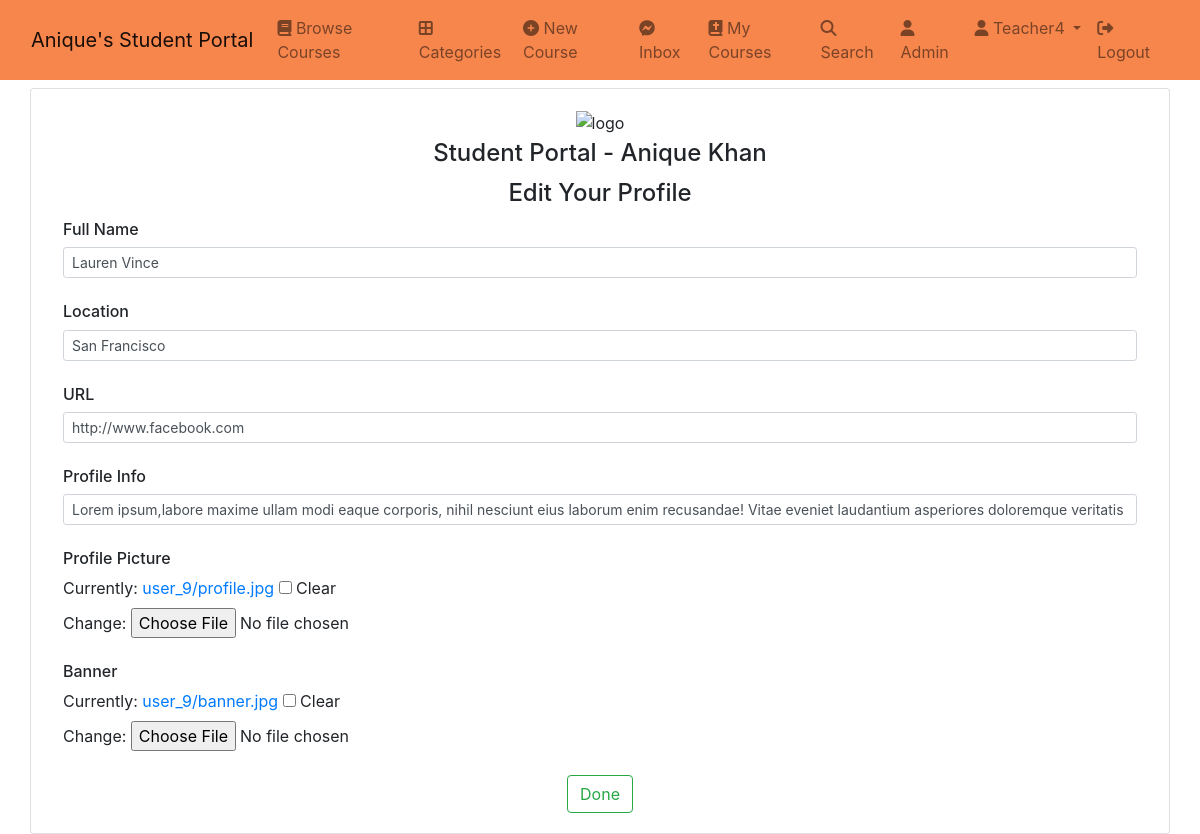
The page /user/profile/edit (signed in) on the database its author committed.
### authy/models.py (models this page shows, shortened)
class Profile(models.Model):
	user = models.OneToOneField(User, on_delete=models.CASCADE, related_name='profile')
	full_name = models.CharField(max_length=50, null=True, blank=True)
	location = models.CharField(max_length=50, null=True, blank=True)
	url = models.CharField(max_length=80, null=True, blank=True)
	profile_info = models.TextField(max_length=1500, null=True, blank=True)
	created = models.DateField(auto_now_add=True)
	picture = models.ImageField(upload_to=user_directory_path_profile, blank=True, null=True, verbose_name='Picture')
	banner = models.ImageField(upload_to=user_directory_path_banner, blank=True, null=True, verbose_name='Banner')

### authy/views.py (the view)
# urls.py: path('profile/edit', EditProfile, name='edit-profile'),
@login_required
def EditProfile(request):
    profile = Profile.objects.filter(user=request.user).first()
    if request.method == 'POST':
        form = EditProfileForm(request.POST, request.FILES, instance=profile)
        if form.is_valid():
            profile.picture = form.cleaned_data.get('picture')
            profile.full_name = form.cleaned_data.get('full_name')
            profile.banner = form.cleaned_data.get('banner')
            profile.location = form.cleaned_data.get('location')
            profile.url = form.cleaned_data.get('url')
            profile.profile_info = form.cleaned_data.get('profile_info')
            profile.save()
            return redirect('user-profile',username=request.user.username)
    else:
        form = EditProfileForm(instance=profile)
    context = {
        'form': form,
    }
    return render(request, 'registration/edit_profile.html', context)

### authy/forms.py
class EditProfileForm(forms.ModelForm):
    full_name = forms.CharField(
        widget=forms.TextInput(attrs={"class":"form-control form-control-sm"}), max_length=50, required=False)
    picture = forms.ImageField(required=False)
    banner = forms.ImageField(required=False)
    location = forms.CharField(
        widget=forms.TextInput(attrs={"class":"form-control form-control-sm"}), max_length=25, required=False)
    url = forms.URLField(widget=forms.TextInput(attrs={"class":"form-control form-control-sm"}),
                         max_length=60, required=False)
    profile_info = forms.CharField(
        widget=forms.TextInput(attrs={"class":"form-control form-control-sm"}), max_length=260, required=False)
    class Meta:
        model = Profile
        fields = ('picture', 'banner',
                  'full_name', 'location', 'url', 'profile_info')

### student_portal/templates/registration/edit_profile.html (shortened to what this page needs)
{% extends 'base.html' %}{% block content %}
<div class="container mt-2">
  <div class="row">
    <div class="card w-100">
      <div class="card-body">
        <div class="text-center">
          <img
            src="https://mdbcdn.b-cdn.net/img/Photos/new-templates/bootstrap-login-form/lotus.webp"
            style="width: 185px"
            alt="logo"
          />
          <h4 class="mt-1 mb-2 pb-1">Student Portal - Anique Khan</h4>
          <h4 class="pb-1">Edit Your Profile</h4>
        </div>
        <form method="post" action="" role="form" enctype="multipart/form-data">
          <div class="form-outline mb-4">
            <h6 class="form-label" for="form2Example11">Full Name</h6>
            {{ form.full_name }}
          </div>
          <div class="form-outline mb-4">
            <h6 class="form-label" for="form2Example11">Location</h6>
            {{ form.location }}
          </div>
          <div class="form-outline mb-4">
            <h6 class="form-label" for="form2Example11">URL</h6>
            {{ form.url }}
          </div>
          <div class="form-outline mb-4">
            <h6 class="form-label" for="form2Example11">Profile Info</h6>
            {{ form.profile_info }}
          </div>
          <div class="form-outline mb-4">
            <h6 class="form-label" for="form2Example11">Profile Picture</h6>
            {{ form.picture }}
          </div>
          <div class="form-outline mb-4">
            <h6 class="form-label" for="form2Example11">Banner</h6>
            {{ form.banner }}
          </div>
          <div class="text-center">
            <button type="submit" class="btn btn-outline-success">Done</button>
          </div>
        </form>
      </div>
    </div>
  </div>
</div>
{% endblock content %}

### student_portal/templates/base.html (shortened to what this page needs)
{% load static %}
<!DOCTYPE html>
<html lang="en">
  <head>
    <link
      href="https://cdn.jsdelivr.net/npm/bootstrap@5.0.2/dist/css/bootstrap.min.css"
      rel="stylesheet"
    />
    <link
      rel="stylesheet"
      href="https://cdnjs.cloudflare.com/ajax/libs/font-awesome/6.1.1/css/all.min.css"
    />
    <link
      rel="stylesheet"
      href="https://stackpath.bootstrapcdn.com/bootstrap/4.3.1/css/bootstrap.min.css"
    />
  </head>
  <body>
    <nav
      class="navbar navbar-expand-lg navbar-light"
      style="background: #f7864d"
    >
      <div class="container-fluid">
        <a class="navbar-brand" href="{% url 'index' %}"
          >Anique's Student Portal</a
        >
        <div class="collapse navbar-collapse" id="navbarSupportedContent">
          <ul class="navbar-nav me-auto mb-2 mb-lg-0">
            <li class="nav-item">
              <a class="nav-link" href="{% url 'browse-courses' %}"
                ><i class="fa fa-book"></i> Browse Courses</a
              >
            </li>
            <li class="nav-item">
              <a class="nav-link" href="{% url 'categories' %}"
                ><i class="fas fa-border-all"></i> Categories</a
              >
            </li>
            <li class="nav-item">
              <a class="nav-link" href="{% url 'new-course' %}"
                ><i class="fa fa-plus-circle"></i> New Course</a
              >
            </li>
            <li class="nav-item">
              <a class="nav-link" href="{% url 'inbox' %}"
                ><i class="fa-brands fa-facebook-messenger"></i> Inbox
              </a>
            </li>
            <li class="nav-item">
              <a class="nav-link" href="{% url 'my-courses' %}"
                ><i class="fa-solid fa-book-bible"></i> My Courses</a
              >
            </li>
            <li class="nav-item">
              <a class="nav-link" href="{% url 'search' %}"
                ><i class="fa-solid fa-search"></i> Search</a
              >
            </li>
            {% if request.user.is_superuser %}
            <li class="nav-item">
              <a class="nav-link" href="/admin"
                ><i class="fa fa-user"></i> Admin</a
              >
            </li>
            {% endif %}
            <li class="nav-item dropdown">
              <a
                class="nav-link dropdown-toggle"
                href="#"
                id="navbarDropdown"
                role="button"
                data-bs-toggle="dropdown"
                aria-expanded="false"
              >
                <i class="fa fa-user"></i> {{request.user.username|capfirst}}
              </a>
            </li>
            <li class="nav-item">
              <a class="nav-link" href="{% url 'logout' %}"
                ><i class="fa-solid fa-right-from-bracket"></i> Logout</a
              >
            </li>
          </ul>
        </div>
      </div>
    </nav>
    {% block content %} {% block pagination %} {% endblock pagination %} {% endblock content %}
  </body>
</html>

### rows shown on the page
Profile: full_name "Lauren Vince", location "San Francisco", url "http://www.facebook.com", profile_info "Lorem ipsum,labore maxime ullam modi eaque corporis, nihil nesciunt eius laborum enim recusandae! Vitae eveniet laudantium asperiores doloremque veritatis"

### other values the page prints
{{ request.user.username|capfirst }} "Teacher4"
